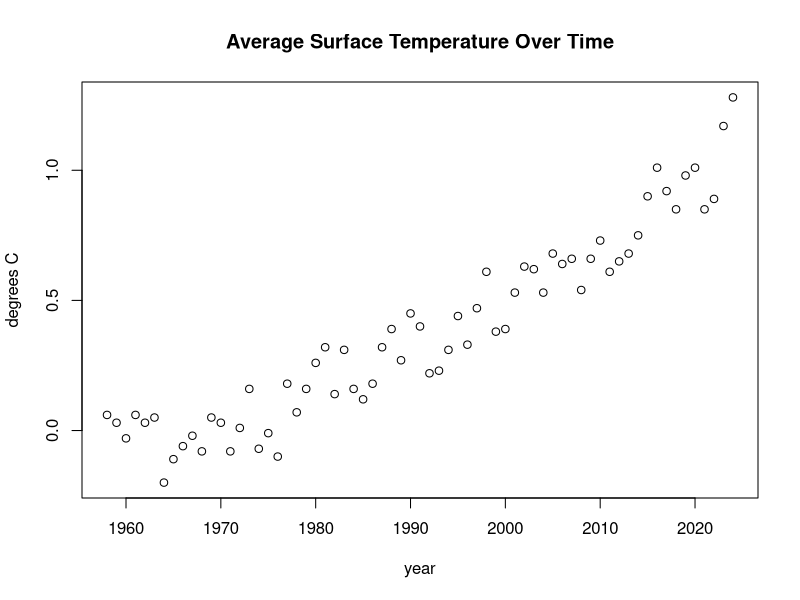
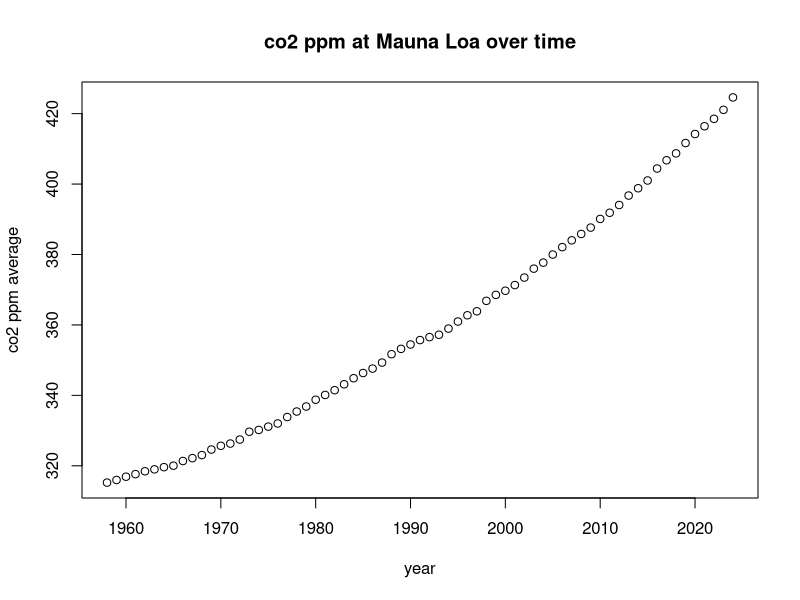
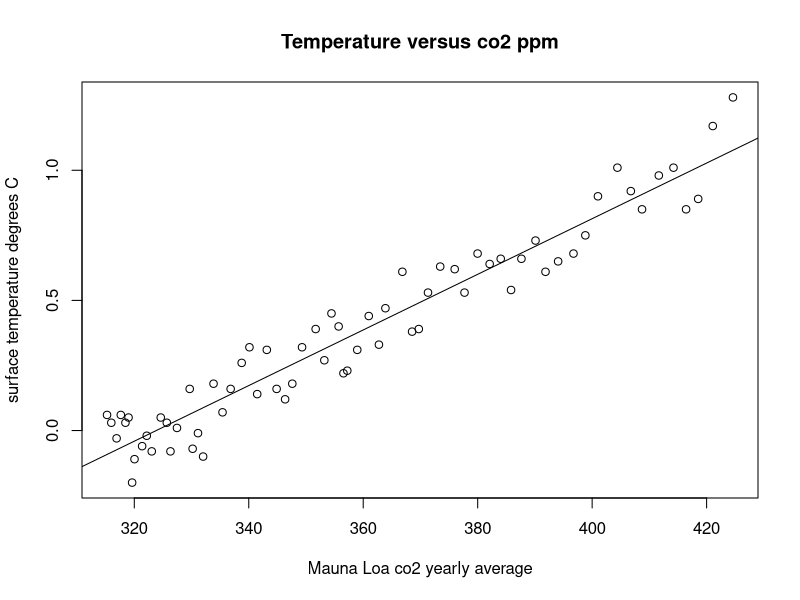
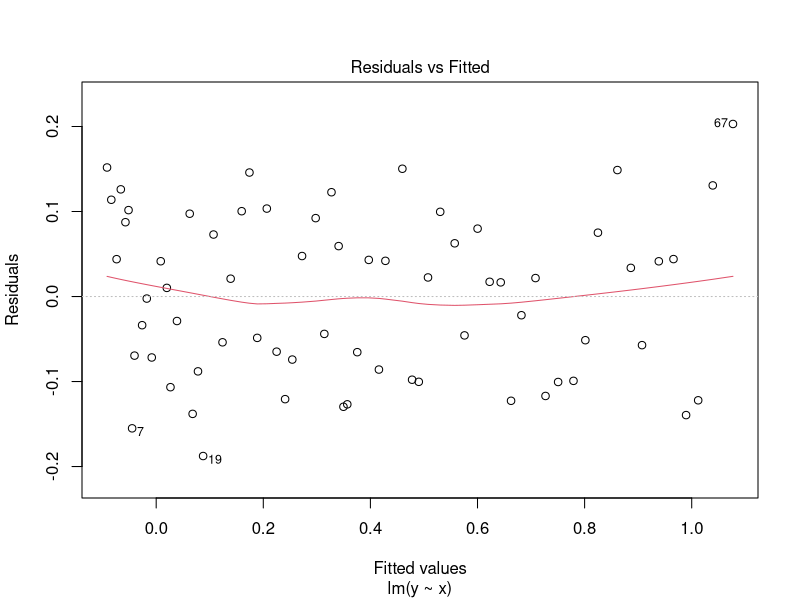

Here is the R script that generated these plots, in order:
#Exploring the Relationship Between Atmospheric C02 
# and Global Surface Temperature
#
# Statistical Modelling in R
# Method: Simple Linear Regression 
#Adapted from a statistical modelling project

# First Import the dataset and assign it to vectors 
co2_temperature_data<-read.csv("co2_temperature_data.csv")
names(co2_temperature_data)
year<-co2_temperature_data$year
x<-co2_temperature_data$CO2
y<-co2_temperature_data$Temperature 
co2_temperature_model<-lm(y~x)
summary(co2_temperature_model)

#plot the data to see see corresponding plots  
plot(year, y, main="Average Surface Temperature Over Time", xlab= "year", ylab= "degrees C") 
plot(year, x, main= "co2 ppm at Mauna Loa over time", xlab="year", ylab="co2 ppm average") 
plot(x,y, main="Temperature versus co2 ppm", xlab= "Mauna Loa co2 yearly average", ylab= "surface temperature degrees C")
abline(co2_temperature_model)
plot(co2_temperature_model, which=1)
